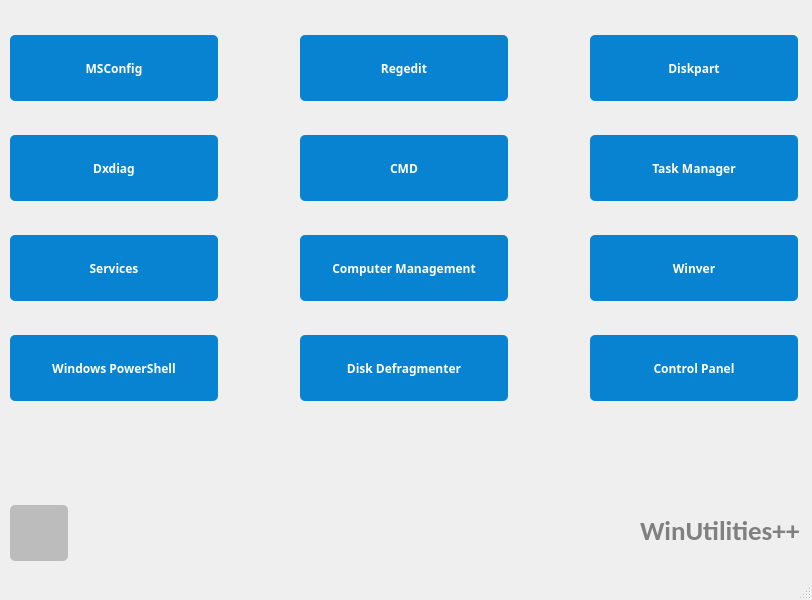
<?xml version="1.0" encoding="UTF-8"?>
<ui version="4.0">
 <class>MainWindow</class>
 <widget class="QMainWindow" name="MainWindow">
  <property name="enabled">
   <bool>true</bool>
  </property>
  <property name="geometry">
   <rect>
    <x>0</x>
    <y>0</y>
    <width>812</width>
    <height>600</height>
   </rect>
  </property>
  <property name="acceptDrops">
   <bool>false</bool>
  </property>
  <property name="windowTitle">
   <string>MainWindow</string>
  </property>
  <widget class="QWidget" name="centralwidget">
   <widget class="QPushButton" name="pushButton">
    <property name="geometry">
     <rect>
      <x>10</x>
      <y>30</y>
      <width>211</width>
      <height>71</height>
     </rect>
    </property>
    <property name="font">
     <font>
      <family>Roboto Slab</family>
      <pointsize>9</pointsize>
      <weight>75</weight>
      <bold>true</bold>
     </font>
    </property>
    <property name="styleSheet">
     <string notr="true">QPushButton {
float: right;
 margin-right: 3%;
 margin-top: 5px;
 border-radius: 5px;
 padding: 5px 9px;
 font-size: 1.2em;
 background-color: rgb(7, 131, 209)
; color: white;
 font-family: 'Roboto Slab', serif;
} 
QPushButton:hover:!pressed {
 background-color: rgb(32, 92, 144)
; color: white; }</string>
    </property>
    <property name="text">
     <string>MSConfig</string>
    </property>
   </widget>
   <widget class="QPushButton" name="pushButton_2">
    <property name="geometry">
     <rect>
      <x>590</x>
      <y>130</y>
      <width>211</width>
      <height>71</height>
     </rect>
    </property>
    <property name="font">
     <font>
      <family>Roboto Slab</family>
      <pointsize>9</pointsize>
      <weight>75</weight>
      <bold>true</bold>
     </font>
    </property>
    <property name="styleSheet">
     <string notr="true">QPushButton {
float: right;
 margin-right: 3%;
 margin-top: 5px;
 border-radius: 5px;
 padding: 5px 9px;
 font-size: 1.2em;
 background-color: rgb(7, 131, 209)
; color: white;
 font-family: 'Roboto Slab', serif;
} 
QPushButton:hover:!pressed {
 background-color: rgb(32, 92, 144)
; color: white; }</string>
    </property>
    <property name="text">
     <string>Task Manager</string>
    </property>
   </widget>
   <widget class="QPushButton" name="pushButton_3">
    <property name="geometry">
     <rect>
      <x>590</x>
      <y>230</y>
      <width>211</width>
      <height>71</height>
     </rect>
    </property>
    <property name="font">
     <font>
      <family>Roboto Slab</family>
      <pointsize>9</pointsize>
      <weight>75</weight>
      <bold>true</bold>
     </font>
    </property>
    <property name="styleSheet">
     <string notr="true">QPushButton {
float: right;
 margin-right: 3%;
 margin-top: 5px;
 border-radius: 5px;
 padding: 5px 9px;
 font-size: 1.2em;
 background-color: rgb(7, 131, 209)
; color: white;
 font-family: 'Roboto Slab', serif;
} 
QPushButton:hover:!pressed {
 background-color: rgb(32, 92, 144)
; color: white; }</string>
    </property>
    <property name="text">
     <string>Winver</string>
    </property>
   </widget>
   <widget class="QPushButton" name="pushButton_4">
    <property name="geometry">
     <rect>
      <x>10</x>
      <y>230</y>
      <width>211</width>
      <height>71</height>
     </rect>
    </property>
    <property name="font">
     <font>
      <family>Roboto Slab</family>
      <pointsize>9</pointsize>
      <weight>75</weight>
      <bold>true</bold>
     </font>
    </property>
    <property name="styleSheet">
     <string notr="true">QPushButton {
float: right;
 margin-right: 3%;
 margin-top: 5px;
 border-radius: 5px;
 padding: 5px 9px;
 font-size: 1.2em;
 background-color: rgb(7, 131, 209)
; color: white;
 font-family: 'Roboto Slab', serif;
} 
QPushButton:hover:!pressed {
 background-color: rgb(32, 92, 144)
; color: white; }</string>
    </property>
    <property name="text">
     <string>Services</string>
    </property>
   </widget>
   <widget class="QPushButton" name="pushButton_5">
    <property name="geometry">
     <rect>
      <x>300</x>
      <y>130</y>
      <width>211</width>
      <height>71</height>
     </rect>
    </property>
    <property name="font">
     <font>
      <family>Roboto Slab</family>
      <pointsize>9</pointsize>
      <weight>75</weight>
      <bold>true</bold>
     </font>
    </property>
    <property name="styleSheet">
     <string notr="true">QPushButton {
float: right;
 margin-right: 3%;
 margin-top: 5px;
 border-radius: 5px;
 padding: 5px 9px;
 font-size: 1.2em;
 background-color: rgb(7, 131, 209)
; color: white;
 font-family: 'Roboto Slab', serif;
} 
QPushButton:hover:!pressed {
 background-color: rgb(32, 92, 144)
; color: white; }</string>
    </property>
    <property name="text">
     <string>CMD</string>
    </property>
   </widget>
   <widget class="QPushButton" name="pushButton_6">
    <property name="geometry">
     <rect>
      <x>10</x>
      <y>130</y>
      <width>211</width>
      <height>71</height>
     </rect>
    </property>
    <property name="font">
     <font>
      <family>Roboto Slab</family>
      <pointsize>9</pointsize>
      <weight>75</weight>
      <bold>true</bold>
     </font>
    </property>
    <property name="styleSheet">
     <string notr="true">QPushButton {
float: right;
 margin-right: 3%;
 margin-top: 5px;
 border-radius: 5px;
 padding: 5px 9px;
 font-size: 1.2em;
 background-color: rgb(7, 131, 209)
; color: white;
 font-family: 'Roboto Slab', serif;
} 
QPushButton:hover:!pressed {
 background-color: rgb(32, 92, 144)
; color: white; }</string>
    </property>
    <property name="text">
     <string>Dxdiag</string>
    </property>
   </widget>
   <widget class="QPushButton" name="pushButton_7">
    <property name="geometry">
     <rect>
      <x>300</x>
      <y>230</y>
      <width>211</width>
      <height>71</height>
     </rect>
    </property>
    <property name="font">
     <font>
      <family>Roboto Slab</family>
      <pointsize>9</pointsize>
      <weight>75</weight>
      <bold>true</bold>
     </font>
    </property>
    <property name="styleSheet">
     <string notr="true">QPushButton {
float: right;
 margin-right: 3%;
 margin-top: 5px;
 border-radius: 5px;
 padding: 5px 9px;
 font-size: 1.2em;
 background-color: rgb(7, 131, 209)
; color: white;
 font-family: 'Roboto Slab', serif;
} 
QPushButton:hover:!pressed {
 background-color: rgb(32, 92, 144)
; color: white; }</string>
    </property>
    <property name="text">
     <string>Computer Management</string>
    </property>
   </widget>
   <widget class="QPushButton" name="pushButton_8">
    <property name="geometry">
     <rect>
      <x>590</x>
      <y>30</y>
      <width>211</width>
      <height>71</height>
     </rect>
    </property>
    <property name="font">
     <font>
      <family>Roboto Slab</family>
      <pointsize>9</pointsize>
      <weight>75</weight>
      <bold>true</bold>
     </font>
    </property>
    <property name="styleSheet">
     <string notr="true">QPushButton {
float: right;
 margin-right: 3%;
 margin-top: 5px;
 border-radius: 5px;
 padding: 5px 9px;
 font-size: 1.2em;
 background-color: rgb(7, 131, 209)
; color: white;
 font-family: 'Roboto Slab', serif;
} 
QPushButton:hover:!pressed {
 background-color: rgb(32, 92, 144)
; color: white; }</string>
    </property>
    <property name="text">
     <string>Diskpart</string>
    </property>
   </widget>
   <widget class="QPushButton" name="pushButton_9">
    <property name="geometry">
     <rect>
      <x>300</x>
      <y>30</y>
      <width>211</width>
      <height>71</height>
     </rect>
    </property>
    <property name="font">
     <font>
      <family>Roboto Slab</family>
      <pointsize>9</pointsize>
      <weight>75</weight>
      <bold>true</bold>
     </font>
    </property>
    <property name="styleSheet">
     <string notr="true">QPushButton {
float: right;
 margin-right: 3%;
 margin-top: 5px;
 border-radius: 5px;
 padding: 5px 9px;
 font-size: 1.2em;
 background-color: rgb(7, 131, 209)
; color: white;
 font-family: 'Roboto Slab', serif;
} 
QPushButton:hover:!pressed {
 background-color: rgb(32, 92, 144)
; color: white; }</string>
    </property>
    <property name="text">
     <string>Regedit</string>
    </property>
   </widget>
   <widget class="QPushButton" name="pushButton_10">
    <property name="geometry">
     <rect>
      <x>10</x>
      <y>500</y>
      <width>61</width>
      <height>61</height>
     </rect>
    </property>
    <property name="styleSheet">
     <string notr="true">QPushButton {
float: right;
 margin-right: 3%;
 margin-top: 5px;
 border-radius: 5px;
 padding: 5px 9px;
 font-size: 1.2em;
 background-color: rgb(188, 188, 188)
; color: white;
 font-family: 'Roboto Slab', serif;
} 
QPushButton:hover:!pressed {
 background-color: rgb(140, 140, 140)
; color: white; }</string>
    </property>
    <property name="text">
     <string/>
    </property>
    <property name="icon">
     <iconset resource="resource.qrc">
      <normaloff>:/img/img/about.png</normaloff>:/img/img/about.png</iconset>
    </property>
    <property name="iconSize">
     <size>
      <width>60</width>
      <height>60</height>
     </size>
    </property>
   </widget>
   <widget class="QLabel" name="label">
    <property name="geometry">
     <rect>
      <x>640</x>
      <y>510</y>
      <width>201</width>
      <height>41</height>
     </rect>
    </property>
    <property name="font">
     <font>
      <family>Calibri</family>
      <pointsize>20</pointsize>
      <weight>75</weight>
      <bold>true</bold>
     </font>
    </property>
    <property name="styleSheet">
     <string notr="true">color:grey;</string>
    </property>
    <property name="text">
     <string>WinUtilities++</string>
    </property>
   </widget>
   <widget class="QPushButton" name="pushButton_12">
    <property name="geometry">
     <rect>
      <x>10</x>
      <y>330</y>
      <width>211</width>
      <height>71</height>
     </rect>
    </property>
    <property name="font">
     <font>
      <family>Roboto Slab</family>
      <pointsize>9</pointsize>
      <weight>75</weight>
      <bold>true</bold>
     </font>
    </property>
    <property name="styleSheet">
     <string notr="true">QPushButton {
float: right;
 margin-right: 3%;
 margin-top: 5px;
 border-radius: 5px;
 padding: 5px 9px;
 font-size: 1.2em;
 background-color: rgb(7, 131, 209)
; color: white;
 font-family: 'Roboto Slab', serif;
} 
QPushButton:hover:!pressed {
 background-color: rgb(32, 92, 144)
; color: white; }</string>
    </property>
    <property name="text">
     <string>Windows PowerShell</string>
    </property>
   </widget>
   <widget class="QPushButton" name="pushButton_13">
    <property name="geometry">
     <rect>
      <x>300</x>
      <y>330</y>
      <width>211</width>
      <height>71</height>
     </rect>
    </property>
    <property name="font">
     <font>
      <family>Roboto Slab</family>
      <pointsize>9</pointsize>
      <weight>75</weight>
      <bold>true</bold>
     </font>
    </property>
    <property name="styleSheet">
     <string notr="true">QPushButton {
float: right;
 margin-right: 3%;
 margin-top: 5px;
 border-radius: 5px;
 padding: 5px 9px;
 font-size: 1.2em;
 background-color: rgb(7, 131, 209)
; color: white;
 font-family: 'Roboto Slab', serif;
} 
QPushButton:hover:!pressed {
 background-color: rgb(32, 92, 144)
; color: white; }</string>
    </property>
    <property name="text">
     <string>Disk Defragmenter</string>
    </property>
   </widget>
   <widget class="QPushButton" name="pushButton_14">
    <property name="geometry">
     <rect>
      <x>590</x>
      <y>330</y>
      <width>211</width>
      <height>71</height>
     </rect>
    </property>
    <property name="font">
     <font>
      <family>Roboto Slab</family>
      <pointsize>9</pointsize>
      <weight>75</weight>
      <bold>true</bold>
     </font>
    </property>
    <property name="styleSheet">
     <string notr="true">QPushButton {
float: right;
 margin-right: 3%;
 margin-top: 5px;
 border-radius: 5px;
 padding: 5px 9px;
 font-size: 1.2em;
 background-color: rgb(7, 131, 209)
; color: white;
 font-family: 'Roboto Slab', serif;
} 
QPushButton:hover:!pressed {
 background-color: rgb(32, 92, 144)
; color: white; }</string>
    </property>
    <property name="text">
     <string>Control Panel</string>
    </property>
   </widget>
  </widget>
  <widget class="QMenuBar" name="menubar">
   <property name="geometry">
    <rect>
     <x>0</x>
     <y>0</y>
     <width>812</width>
     <height>26</height>
    </rect>
   </property>
  </widget>
  <widget class="QStatusBar" name="statusbar"/>
 </widget>
 <resources>
  <include location="resource.qrc"/>
 </resources>
 <connections/>
</ui>
